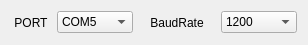
<?xml version="1.0" encoding="UTF-8"?>
<ui version="4.0">
 <class>SerialPort</class>
 <widget class="QWidget" name="SerialPort">
  <property name="geometry">
   <rect>
    <x>0</x>
    <y>0</y>
    <width>308</width>
    <height>45</height>
   </rect>
  </property>
  <property name="windowTitle">
   <string>Form</string>
  </property>
  <layout class="QHBoxLayout" name="horizontalLayout">
   <item>
    <widget class="QLabel" name="label">
     <property name="maximumSize">
      <size>
       <width>40</width>
       <height>16777215</height>
      </size>
     </property>
     <property name="lineWidth">
      <number>1</number>
     </property>
     <property name="text">
      <string>PORT</string>
     </property>
     <property name="textFormat">
      <enum>Qt::PlainText</enum>
     </property>
     <property name="alignment">
      <set>Qt::AlignCenter</set>
     </property>
    </widget>
   </item>
   <item>
    <widget class="QComboBox" name="portNameBox">
     <property name="minimumSize">
      <size>
       <width>30</width>
       <height>0</height>
      </size>
     </property>
     <property name="maximumSize">
      <size>
       <width>120</width>
       <height>16777215</height>
      </size>
     </property>
     <property name="iconSize">
      <size>
       <width>40</width>
       <height>16</height>
      </size>
     </property>
     <item>
      <property name="text">
       <string>COM5</string>
      </property>
     </item>
     <item>
      <property name="text">
       <string>COM6</string>
      </property>
     </item>
    </widget>
   </item>
   <item>
    <widget class="QLabel" name="label_2">
     <property name="maximumSize">
      <size>
       <width>80</width>
       <height>16777215</height>
      </size>
     </property>
     <property name="text">
      <string>BaudRate</string>
     </property>
     <property name="alignment">
      <set>Qt::AlignCenter</set>
     </property>
    </widget>
   </item>
   <item>
    <widget class="QComboBox" name="baudRateBox">
     <item>
      <property name="text">
       <string>1200</string>
      </property>
     </item>
     <item>
      <property name="text">
       <string>2400</string>
      </property>
     </item>
     <item>
      <property name="text">
       <string>4800</string>
      </property>
     </item>
     <item>
      <property name="text">
       <string>9600</string>
      </property>
     </item>
     <item>
      <property name="text">
       <string>115200</string>
      </property>
     </item>
    </widget>
   </item>
  </layout>
 </widget>
 <resources/>
 <connections/>
</ui>
